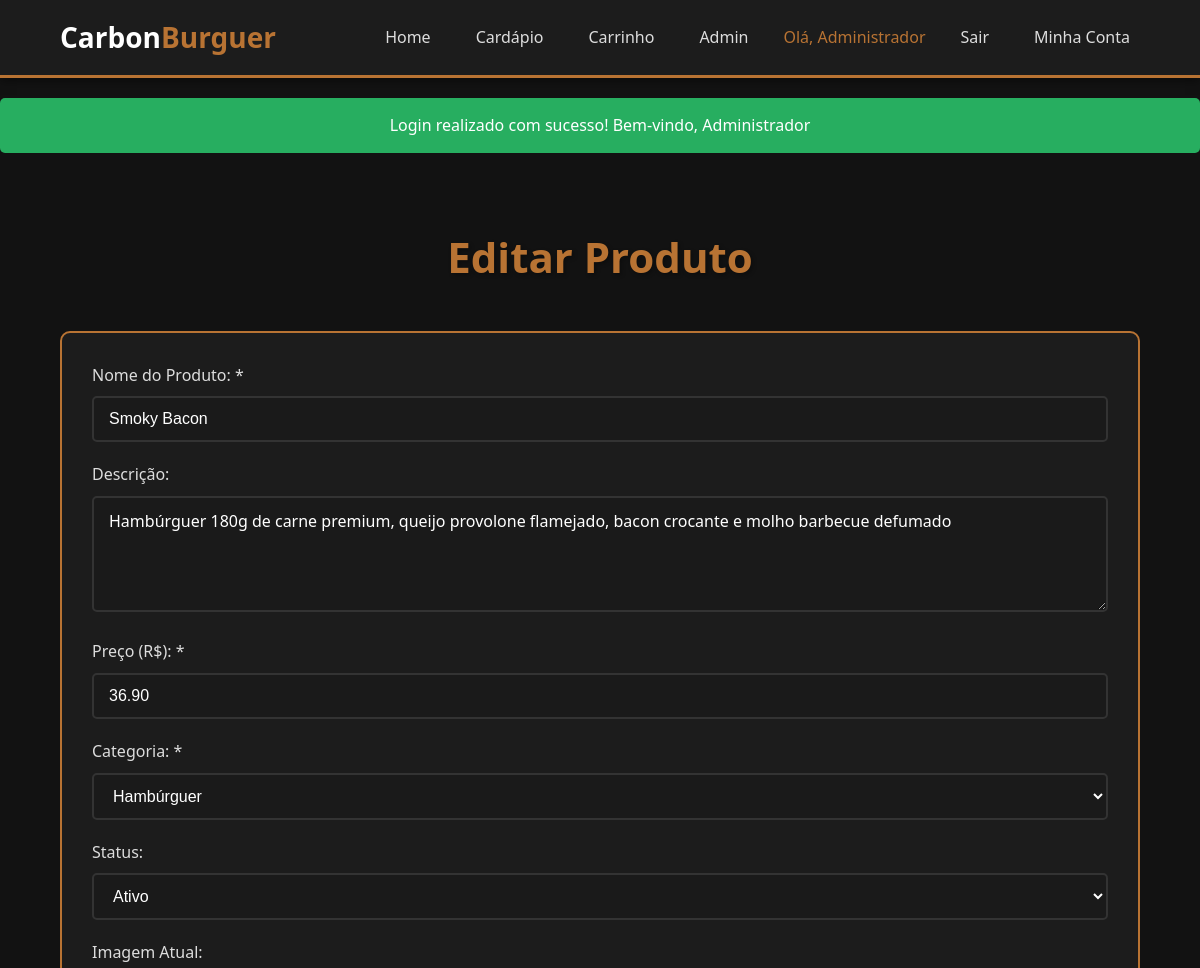
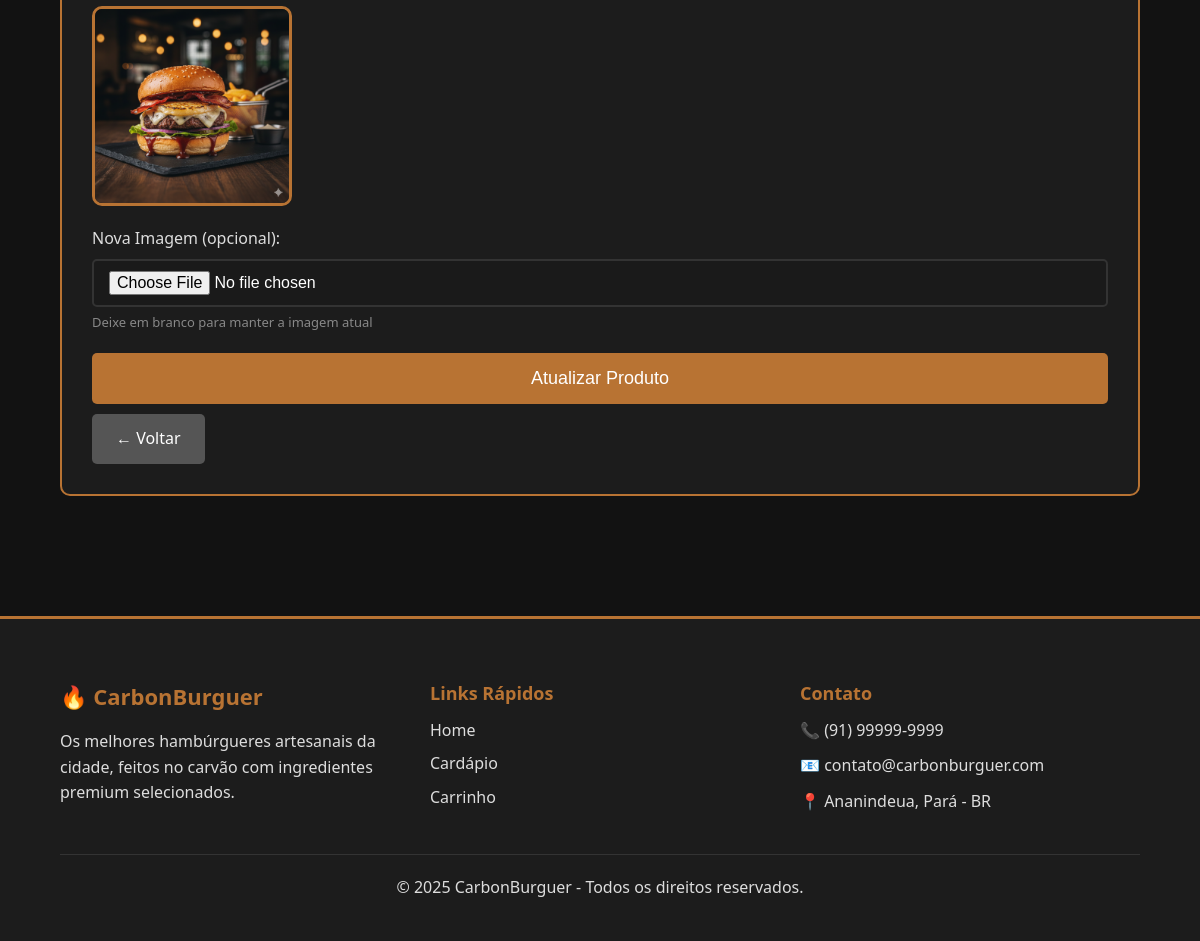
Page /admin/edit.php?id=2 (signed in) on the committed database (2 pictures, top to bottom).
### tables this page shows
CREATE TABLE produtos (
  id INT AUTO_INCREMENT PRIMARY KEY,
  nome VARCHAR(200) NOT NULL,
  descricao TEXT,
  preco DECIMAL(10,2) NOT NULL DEFAULT 0.00,
  categoria VARCHAR(80) DEFAULT 'hamburguer',
  imagem VARCHAR(255),
  ativo TINYINT(1) DEFAULT 1,
  criado_em TIMESTAMP DEFAULT CURRENT_TIMESTAMP,
  INDEX idx_categoria (categoria),
  INDEX idx_ativo (ativo)
);

### admin/edit.php (the view, shortened to what this page needs)
<?php
require_once '../php/config.php';
$id = isset($_GET['id']) ? intval($_GET['id']) : 0;
$stmt = $conn->prepare("SELECT * FROM produtos WHERE id = ?");
$stmt->bind_param('i', $id);
$stmt->execute();
$result = $stmt->get_result();
$p = $result->fetch_assoc();
$css_path = '../assets/css/style.css';
include '../partials/header.php';
?>
<!DOCTYPE html>
<html lang="pt-BR">
<head>
    <link rel="stylesheet" href="<?php echo sanitize($css_path); ?>">
</head>
<body>
<div class="container">
    <h1 class="page-title">Editar Produto</h1>
    <div class="checkout-container" style="grid-template-columns: 1fr;">
        <div class="checkout-form-section">
            <form method="post" enctype="multipart/form-data">
                <div class="form-group">
                    <label for="nome">Nome do Produto: *</label>
                    <input
                        type="text"
                        id="nome"
                        name="nome"
                        required
                        value="<?php echo sanitize($p['nome']); ?>"
                    >
                </div>
                <div class="form-group">
                    <label for="descricao">Descrição:</label>
                    <textarea
                        id="descricao"
                        name="descricao"
                        rows="4"
                    ><?php echo sanitize($p['descricao']); ?></textarea>
                </div>
                <div class="form-group">
                    <label for="preco">Preço (R$): *</label>
                    <input
                        type="number"
                        id="preco"
                        name="preco"
                        step="0.01"
                        min="0"
                        required
                        value="<?php echo $p['preco']; ?>"
                    >
                </div>
                <div class="form-group">
                    <label for="categoria">Categoria: *</label>
                    <select id="categoria" name="categoria" style="width: 100%; padding: 12px 15px; background: #1a1a1a; border: 2px solid #333; border-radius: 5px; color: var(--white); font-size: 16px;">
                        <option value="hamburguer" <?php echo $p['categoria'] === 'hamburguer' ? 'selected' : ''; ?>>Hambúrguer</option>
                    </select>
                </div>
                <div class="form-group">
                    <label for="ativo">Status:</label>
                    <select id="ativo" name="ativo" style="width: 100%; padding: 12px 15px; background: #1a1a1a; border: 2px solid #333; border-radius: 5px; color: var(--white); font-size: 16px;">
                        <option value="1" <?php echo $p['ativo'] == 1 ? 'selected' : ''; ?>>Ativo</option>
                    </select>
                </div>
                <div class="form-group">
                    <label>Imagem Atual:</label>
                    <img
                        src="../<?php echo sanitize($p['imagem']); ?>"
                        alt="<?php echo sanitize($p['nome']); ?>"
                        style="width: 200px; height: 200px; object-fit: cover; border-radius: 10px; border: 3px solid var(--primary);"
                        onerror="this.src='../assets/img/placeholder.jpg'"
                    >
                </div>
                <div class="form-group">
                    <label for="imagem">Nova Imagem (opcional):</label>
                    <input
                        type="file"
                        id="imagem"
                        name="imagem"
                        accept="image/*"
                        style="padding: 10px 15px;"
                    >
                    <small>Deixe em branco para manter a imagem atual</small>
                </div>
                <button class="btn btn-primary btn-large" type="submit">
                    Atualizar Produto
                </button>
                <a href="products.php" class="btn btn-secondary" style="margin-top: 10px; display: inline-block; text-align: center;">
                    ← Voltar
                </a>
            </form>
        </div>
    </div>
</div>
</body>
</html>
<?php
include '../partials/footer.php';
?>

### assets/css/style.css (style rules this page uses)
* { margin: 0; padding: 0; box-sizing: border-box; }
:root { --primary: #b87333; --primary-dark: #a05a1f; --primary-light: #cf8744; --secondary: #1c1c1c; --dark: #121212; --light: #ddd; --white: #fff; --success: #27ae60; --error: #e74c3c; --warning: #f39c12; }
body { font-family: 'Segoe UI', Tahoma, Geneva, Verdana, sans-serif; background: var(--dark); color: var(--white); line-height: 1.6; min-height: 100vh; display: flex; flex-direction: column; }
img { max-width: 100%; height: auto; display: block; }
a { text-decoration: none; color: inherit; }
.container { width: 90%; max-width: 1200px; margin: 0 auto; padding: 20px 0; }
.btn { display: inline-block; padding: 12px 24px; background: var(--primary); color: var(--white); border: none; border-radius: 5px; cursor: pointer; transition: all 0.3s; font-size: 16px; font-weight: 500; text-align: center; }
.btn-primary { background: var(--primary); }
.btn-secondary { background: #555; }
.btn-large { padding: 15px 30px; font-size: 18px; width: 100%; }
.page-title { text-align: center; font-size: 42px; color: var(--primary); margin: 30px 0; text-shadow: 2px 2px 4px rgba(0,0,0,0.3); }
.checkout-container { display: grid; grid-template-columns: 2fr 1fr; gap: 30px; margin: 40px 0; }
.checkout-form-section { background: var(--secondary); padding: 30px; border-radius: 10px; border: 2px solid var(--primary); }
.form-group { margin-bottom: 20px; }
.form-group label { display: block; color: var(--light); margin-bottom: 8px; font-weight: 500; }
.form-group input, .form-group textarea { width: 100%; padding: 12px 15px; background: #1a1a1a; border: 2px solid #333; border-radius: 5px; color: var(--white); font-size: 16px; transition: border-color 0.3s; }
.form-group small { display: block; color: #888; font-size: 13px; margin-top: 5px; }
.form-group textarea { resize: vertical; min-height: 100px; font-family: inherit; }

### rows in the picture
produtos: nome "Smoky Bacon", descricao "Hambúrguer 180g de carne premium, queijo provolone flamejado, bacon crocante e molho barbecue defumado", preco "36.90", categoria "Hambúrguer", ativo "Ativo", imagem (picture)

### other values in the picture
$_SESSION['user'] "Administrador"
$message "Login realizado com sucesso! Bem-vindo, Administrador"
